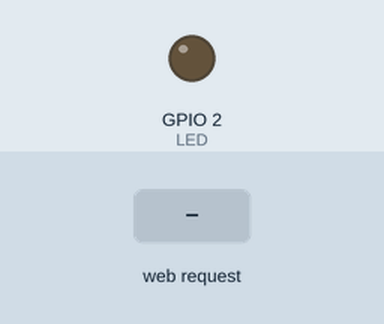
Recording of a program running on a simulated ESP32. Parts: output pins drawn as LEDs (lit = HIGH). The inputs (shaded band) are chosen by the test bench. WiFi joins after 1.5 s; servers stay silent unless stated; what the program prints to the serial monitor is not drawn.

Above: at 2.7 s.
2.8 s: HTTP request GET /on received
At 4.0 s:
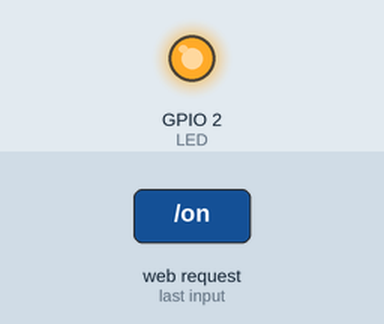
4.3 s: HTTP request GET /off received
At 5.3 s:
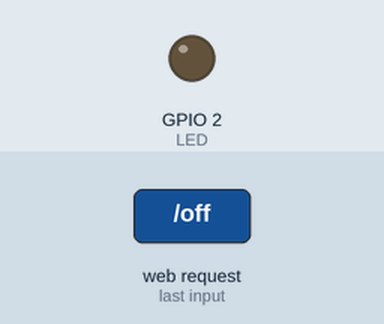
Timing chart, 0 to 7.3 s (numbered marks = the images above; inputs shaded):
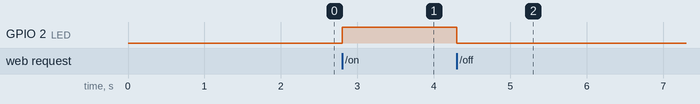

The program:

main.cpp
```cpp
#include <Arduino.h>
#include <WebServer.h>
#define LED 2

const char* ssid = "Acculamator";
const char* password = "acculator";
const byte Led= 2;
WebServer server(80);

void handleRoot(){
  String HTML = "<a href=\"/on\">開啟LED</a> <br>";
  HTML += "<a href=\"/on\">關閉LED</a>";
  server.send(200, "text/html; charset=UTF-8", HTML);
}

void handleNotFound(){
  server.send(404, "text/plain; charset=UTF-8", "找不到檔案");
}

void handleLedOn(){
 digitalWrite(LED, HIGH);
}

void handleLedOff(){
  digitalWrite(LED, LOW);
}

void setup() {
  Serial.begin(115200);
  WiFi.begin(ssid, password);
  pinMode(LED, OUTPUT);

  while(WiFi.status()!=WL_CONNECTED){
    delay(500);
    Serial.print(".");
  }

  Serial.println("WiFi Connected!!");
  Serial.print("My IP = ");
  Serial.println(WiFi.localIP());

  server.on("/",handleRoot);
  server.on("/on",handleLedOn);
  server.on("/off",handleLedOff);
  server.onNotFound(handleNotFound);
  server.begin();
  Serial.println("Server is running...");
}

void loop() {
  server.handleClient();
}
```

Measured:
- after the input at 2.8 s, GPIO 2 (LED): LOW → HIGH at once
- after the input at 4.3 s, GPIO 2 (LED): HIGH → LOW at once
